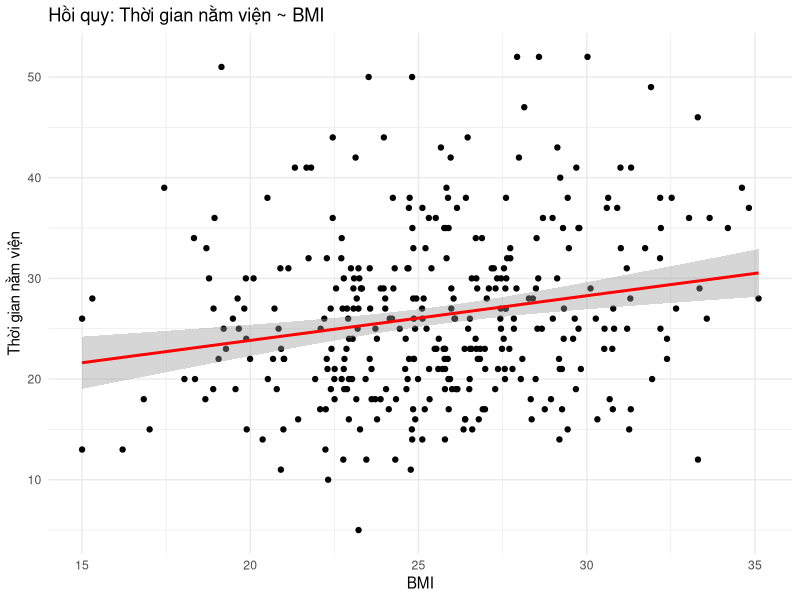
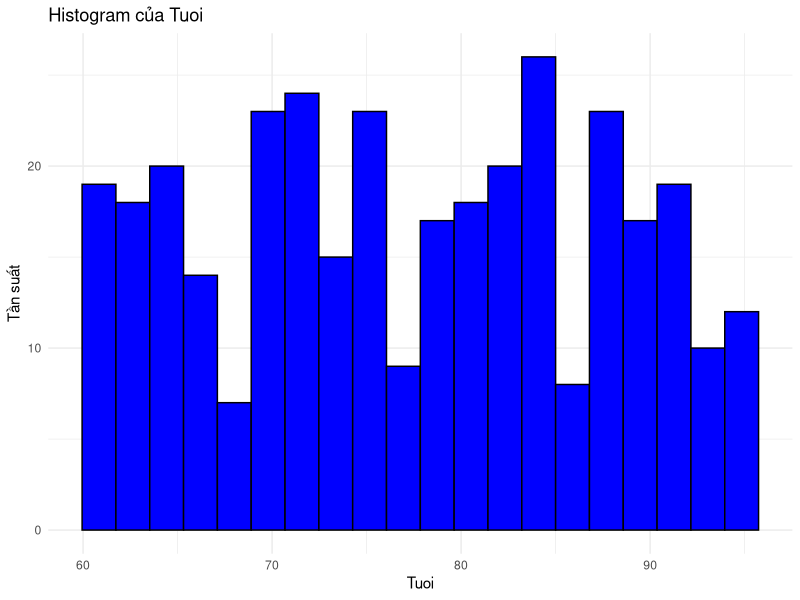
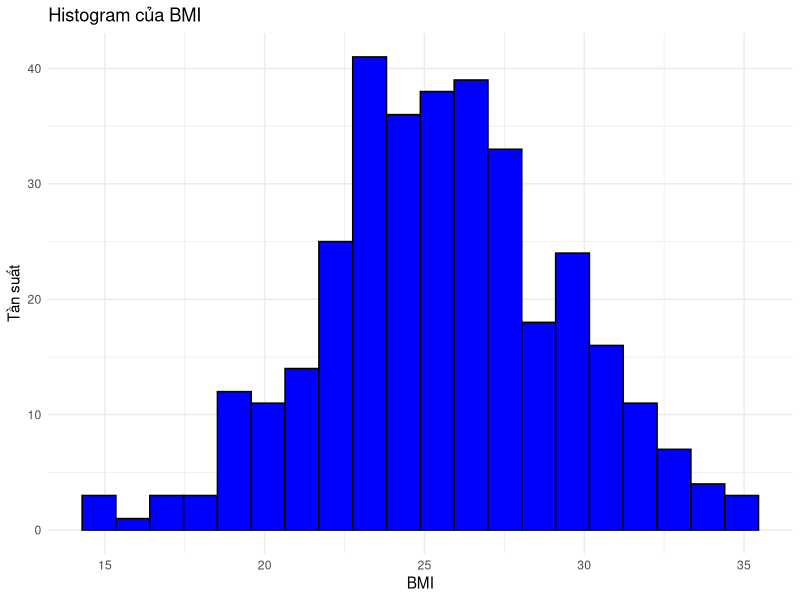
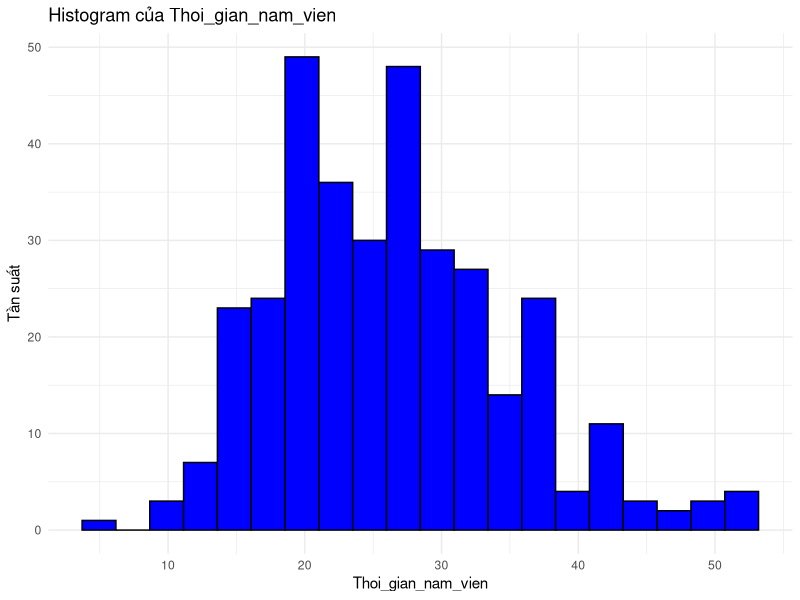
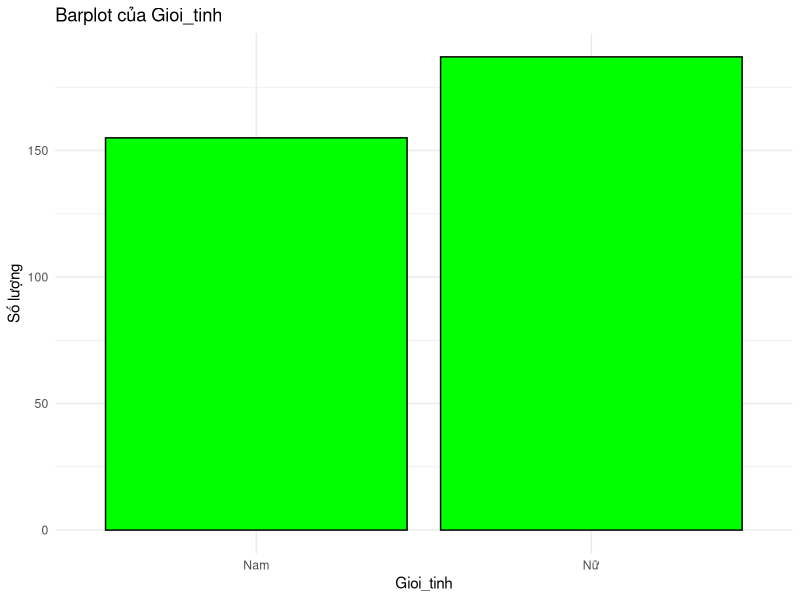
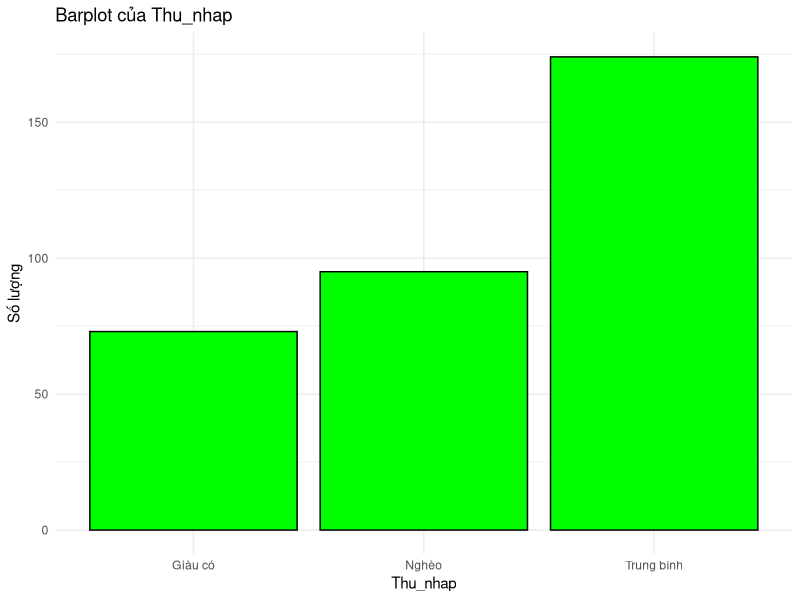
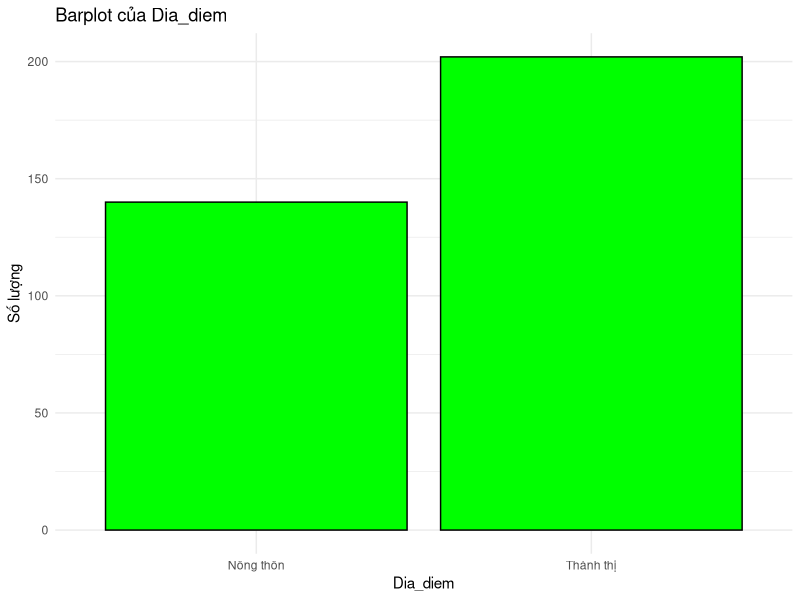
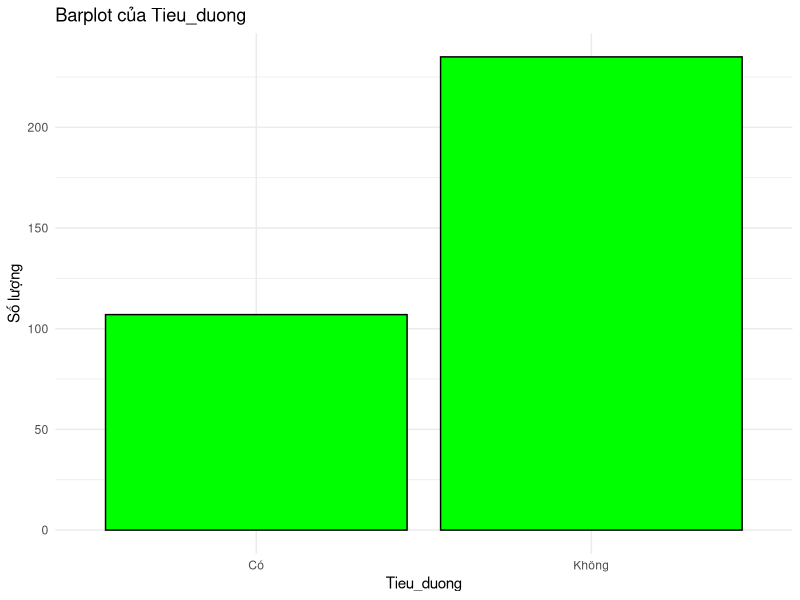

Reproduce these figures in R, in order.
# Cài đặt thư viện nếu chưa có
#install.packages(c("readr", "ggplot2", "dplyr"))  # Để đọc CSV, vẽ biểu đồ, và xử lý dữ liệu
library(readr)
library(ggplot2)
library(dplyr)

# Đọc dữ liệu từ file CSV (giả sử bạn copy dữ liệu vào file data1.csv)
data <- read_csv("data/data1.csv")

# Đổi tên cột cho dễ dùng (xóa dấu ngoặc và khoảng trắng)
colnames(data) <- c("Gioi_tinh", "Tuoi", "Thu_nhap", "BMI", "Dia_diem",
                    "Tieu_duong", "Tim_mach", "Gay_xuong_hong", "Thoi_gian_nam_vien")

# Kiểm tra dữ liệu
head(data)
dim(data)  # Nên ra 342 hàng, 9 cột

# Biến định lượng
quant_vars <- c("Tuoi", "BMI", "Thoi_gian_nam_vien")
summary(data[, quant_vars])  # Thống kê cơ bản

# Biến định tính (tần suất phần trăm)
qual_vars <- c("Gioi_tinh", "Thu_nhap", "Dia_diem", "Tieu_duong", "Tim_mach", "Gay_xuong_hong")
for (var in qual_vars) {
  print(paste("Tần suất cho", var))
  print(prop.table(table(data[[var]])) * 100)
}

# Trực quan hóa định lượng (histogram)
for (var in quant_vars) {
  ggplot(data, aes(x = .data[[var]])) +
    geom_histogram(bins = 20, fill = "blue", color = "black") +
    labs(title = paste("Histogram của", var), x = var, y = "Tần suất") +
    theme_minimal()
  ggsave(paste(var, "_hist.png"))  # Lưu biểu đồ
}

# Trực quan hóa định tính (barplot)
for (var in qual_vars) {
  ggplot(data, aes(x = .data[[var]])) +
    geom_bar(fill = "green", color = "black") +
    labs(title = paste("Barplot của", var), x = var, y = "Số lượng") +
    theme_minimal()
  ggsave(paste(var, "_bar.png"))  # Lưu biểu đồ
}

# Mô hình hồi quy tuyến tính
lin_model <- lm(Thoi_gian_nam_vien ~ BMI, data = data)
summary(lin_model)

# Trực quan hóa
ggplot(data, aes(x = BMI, y = Thoi_gian_nam_vien)) +
  geom_point() +
  geom_smooth(method = "lm", color = "red") +
  labs(title = "Hồi quy: Thời gian nằm viện ~ BMI", x = "BMI", y = "Thời gian nằm viện") +
  theme_minimal()
ggsave("lin_reg_plot.png")

# Chuyển biến nhị phân
data$Gay_xuong_hong_bin <- ifelse(data$Gay_xuong_hong == "Có", 1, 0)
data$Tieu_duong_bin <- ifelse(data$Tieu_duong == "Có", 1, 0)
data$Gioi_tinh_bin <- ifelse(data$Gioi_tinh == "Nam", 1, 0)

# Mô hình 1: Gãy xương hông ~ Tiểu đường
log_model1 <- glm(Gay_xuong_hong_bin ~ Tieu_duong_bin, data = data, family = binomial)
summary(log_model1)
exp(coef(log_model1))  # Odds Ratios

# Mô hình 2: Tiểu đường ~ Giới tính
log_model2 <- glm(Tieu_duong_bin ~ Gioi_tinh_bin, data = data, family = binomial)
summary(log_model2)
exp(coef(log_model2))  # Odds Ratios